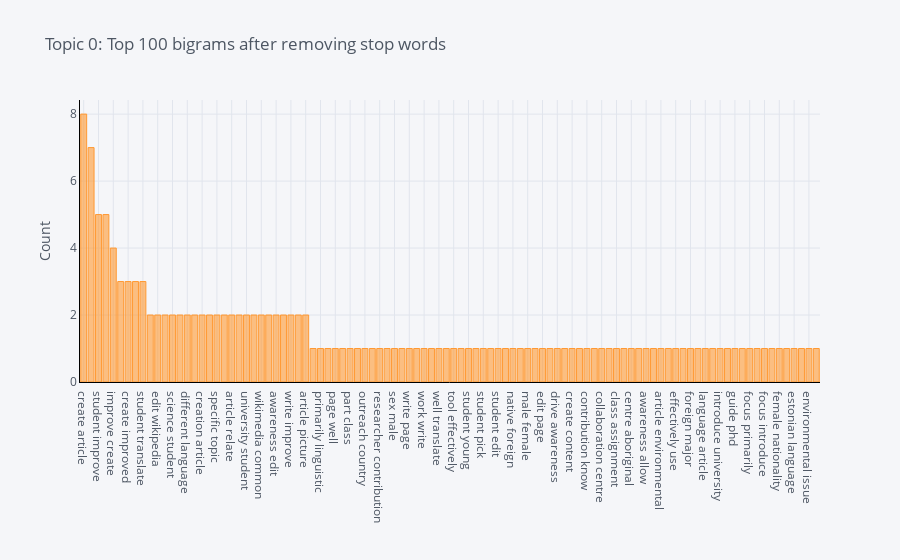

Write notebook code for a chart like this one.
### Code cell
plot_model(lda, plot = 'bigram')

### Figure 1 — Plotly figure (JSON) as saved in the notebook; plotly's stock layout.template omitted (floating-point values rounded to 4 significant figures)
{"data": [{"marker": {"color": "rgba(255, 153, 51, 0.6)", "line": {"color": "rgba(255, 153, 51, 1.0)", "width": 1}}, "name": "count", "orientation": "v", "text": "", "type": "bar", "x": ["create article", "translate article", "student improve", "involve student", "improve create", "improve article", "create improved", "article different", "student translate", "student create", "edit wikipedia", "edit create", "science student", "different one", "different language", "student wikipedia", "creation article", "create new", "specific topic", "improved article", "article relate", "article german", "university student", "new article", "wikimedia common", "language different", "awareness edit", "one assigment", "write improve", "article ethnology", "article picture", "raise environmental", "primarily linguistic", "pick topic", "page well", "phd student", "part class", "page university", "outreach country", "page focus", "researcher contribution", "student sex", "sex male", "topic week", "write page", "write edit", "work write", "wikipedia work", "well translate", "translate page", "tool effectively", "spring semester", "student young", "nationality native", "student pick", "student part", "student edit", "student develop", "native foreign", "aboriginal edit", "male female", "make student", "edit page", "edit article", "drive awareness", "develop tool", "create content", "country encourage", "contribution know", "content wikimedia", "collaboration centre", "class make", "class assignment", "chemistry environmental", "centre aboriginal", "awareness estonian", "awareness allow", "assignment improve", "article environmental", "edit write", "effectively use", "encourage student", "foreign major", "major chemistry", "language article", "know create", "introduce university", "allow student", "guide phd", "goal guide", "focus primarily", "environmental awareness", "focus introduce", "focus edit", "female nationality", "fall spring", "estonian language", "environmental science", "environmental issue", "young researcher"], "y": [8, 7, 5, 5, 4, 3, 3, 3, 3, 2, 2, 2, 2, 2, 2, 2, 2, 2, 2, 2, 2, 2, 2, 2, 2, 2, 2, 2, 2, 2, 2, 1, 1, 1, 1, 1, 1, 1, 1, 1, 1, 1, 1, 1, 1, 1, 1, 1, 1, 1, 1, 1, 1, 1, 1, 1, 1, 1, 1, 1, 1, 1, 1, 1, 1, 1, 1, 1, 1, 1, 1, 1, 1, 1, 1, 1, 1, 1, 1, 1, 1, 1, 1, 1, 1, 1, 1, 1, 1, 1, 1, 1, 1, 1, 1, 1, 1, 1, 1, 1]}], "layout": {"legend": {"bgcolor": "#F5F6F9", "font": {"color": "#4D5663"}}, "paper_bgcolor": "#F5F6F9", "plot_bgcolor": "#F5F6F9", "title": {"font": {"color": "#4D5663"}, "text": "Topic 0: Top 100 bigrams after removing stop words"}, "xaxis": {"gridcolor": "#E1E5ED", "linecolor": "black", "showgrid": true, "tickfont": {"color": "#4D5663"}, "title": {"font": {"color": "#4D5663"}, "text": ""}, "zerolinecolor": "#E1E5ED"}, "yaxis": {"gridcolor": "#E1E5ED", "linecolor": "black", "showgrid": true, "tickfont": {"color": "#4D5663"}, "title": {"font": {"color": "#4D5663"}, "text": "Count"}, "zerolinecolor": "#E1E5ED"}}}
